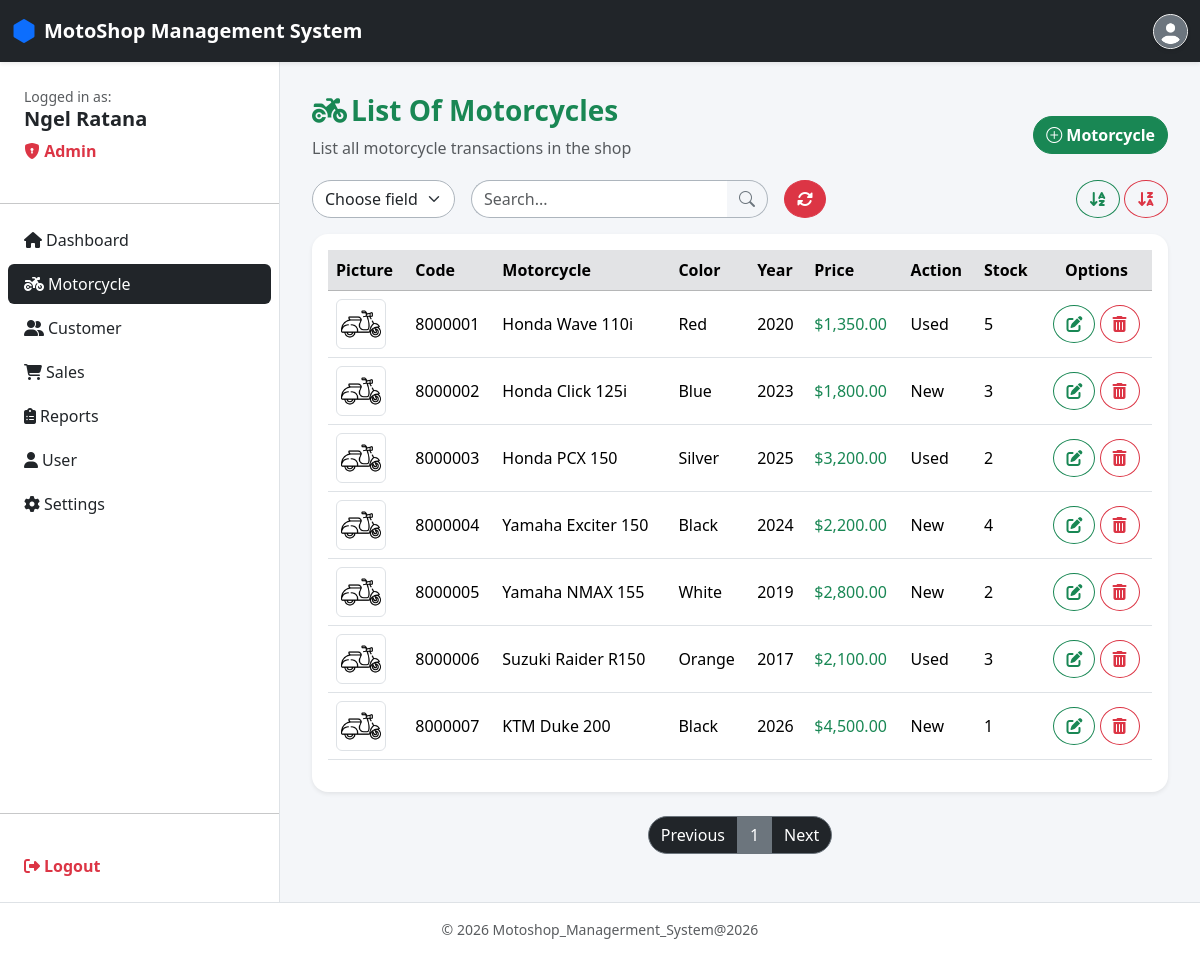
The app's page /motos.php (signed in) with its own data.
### tables this page shows
CREATE TABLE tblModel (
    code_model INT PRIMARY KEY AUTO_INCREMENT,
    braid INT NOT NULL,
    modname VARCHAR(100) NOT NULL,
    color VARCHAR(100) NOT NULL,
    `year` YEAR NOT NULL,
    price DECIMAL(10, 2) NOT NULL,
    act VARCHAR(5) NOT NULL,
    stock INT DEFAULT 0,
    picture VARCHAR(255),
    FOREIGN KEY (braid) REFERENCES tblBrand(braid)
)AUTO_INCREMENT=8000001;

CREATE TABLE tblBrand (
    braid INT PRIMARY KEY AUTO_INCREMENT,
    braname VARCHAR(100) NOT NULL	
);

### motos/list.php (the view, shortened to what this page needs)
<div class="d-flex justify-content-between align-items-center mb-1">
    <div>
        <h3 class="fw-bold text-success"><i class="fa-solid fa-motorcycle me-1"></i>List Of Motorcycles</h3>
        <p class="text-muted">List all motorcycle transactions in the shop</p>
    </div>
    <div>
        <a href="motos\add.php" class="btn btn-success rounded-pill fw-bold"><i class="bi-plus-circle"></i> Motorcycle</a>
    </div>
</div>
<?php
$search = isset($_POST["txtsearch"]) ? $_POST["txtsearch"] : "";
?>
<fieldset>
    <form method="post" class="d-flex justify-content-between mb-3">
        <div class="text-start row g-3 align-items-center">
            <div class="col-auto">
                <select name="txtfield" class="form-select shadow-none border-dark-subtle rounded-pill">
                    <option class="text-secondary">Choose field</option>
                </select>
            </div>
            <div class="col-auto d-flex justify-content-between align-items-center">
                <input type="text" name="txtsearch"
                    value="<?php echo ($search) ?>"
                    class="form-control shadow-none border-dark-subtle rounded-start-pill border-end-0" placeholder="Search...">
                <button type="submit" name="btnsearch" class="btn text-secondary shadow-none border-dark-subtle rounded-end-pill border-start-0">
                    <i class="bi-search"></i>
                </button>
            </div>
            <div class="col-auto">
                <button type="submit" name="btnreset" class="btn btn-danger rounded-circle">
                    <i class="fa-solid fa-rotate"></i>
                </button>
            </div>
        </div>
        <div class="text-end">
            <button type="submit" name="btnasc" class="btn btn-outline-success rounded-circle">
                <i class="fa-solid fa-arrow-down-a-z"></i>
            </button>
            <button type="submit" name="btndesc" class="btn btn-outline-danger rounded-circle">
                <i class="fa-solid fa-arrow-down-z-a"></i>
            </button>
        </div>
    </form>
</fieldset>
<div class="table-responsive bg-white rounded-4 shadow-sm p-3">
    <table id="Table" class="table table-hover align-middle">
        <thead>
            <tr class="table-secondary">
                <th>Picture</th>
                <th>Code</th>
                <th>Motorcycle</th>
                <th>Color</th>
                <th>Year</th>
                <th>Price</th>
                <th>Action</th>
                <th>Stock</th>
                <th class="text-center">Options</th>
            </tr>
        </thead>
        <tbody>
            <?php
            require("db.php");
            $limit = 10;
            $page = isset($_GET['page']) ? (int)$_GET['page'] : 1;
            $start = ($page - 1) * $limit;
            $sql_base = " FROM tblModel m JOIN tblBrand b ON m.braid = b.braid";
            $where = "";
            $total_results = $conn->query("SELECT COUNT(*) as total " . $sql_base . $where)->fetch_assoc()['total'];
            $pages = ceil($total_results / $limit);
            $sql = "SELECT m.code_model, b.braname, m.modname, m.color, m.year, m.price, m.act, m.stock, m.picture " . $sql_base . $where;
            $sql .= " LIMIT $start, $limit";
            $stmt = $conn->prepare($sql);
            $stmt->execute();
            $result = $stmt->get_result();
            while ($row = $result->fetch_assoc()) {
                $picture = !empty($row["picture"]) ? $row["picture"] : "default.png";
                echo "<tr>";
                echo "<td><img src='image/motorcycles/" . $picture . "' alt='" . $row["modname"] . "'
            class='img-thumbnail' style='width: 50px; height: 50px; object-fit: cover;'>
            </td>";
                echo "<td>" . $row["code_model"] . "</td>";
                echo "<td class='fw-medium'>" . $row["braname"] . " " . $row["modname"] . "</td>";
                echo "<td>" . $row["color"] . "</td>";
                echo "<td>" . $row["year"] . "</td>";
                echo "<td class='text-success fw-medium'>$" . number_format($row["price"], 2) . "</td>";
                echo "<td>" . $row["act"] . "</td>";
                echo "<td>" . $row["stock"] . "</td>";
                echo "<td class='text-center'>
            <a href='./motos/edit.php?code_model=" . $row["code_model"] . "' class='btn btn-outline-success rounded-circle'>
            <i class='fa-solid fa-pen-to-square'></i>
            </a>
            <a href='./motos/delete.php?code_model=" . $row["code_model"] . "' class='btn btn-outline-danger rounded-circle' onclick='return confirm(\"Are you sure?\");'>
            <i class='fa-solid fa-trash-can'></i>
            </a>
          </td>";
                echo "</tr>";
            }
            ?>
        </tbody>
    </table>
</div>
<?php include 'layout/Pagination.php'; ?>

### motos.php (shortened to what this page needs)
<!DOCTYPE html>
<html lang="en">
<head>
    <link href="https://cdn.jsdelivr.net/npm/bootstrap@5.3.8/dist/css/bootstrap.min.css" rel="stylesheet">
    <link href="https://cdn.jsdelivr.net/npm/bootstrap-icons@1.11.3/font/bootstrap-icons.min.css" rel="stylesheet">
    <link rel="stylesheet" href="https://cdnjs.cloudflare.com/ajax/libs/font-awesome/6.5.1/css/all.min.css">
    <link rel="stylesheet" href="assets/css/layout.css">
</head>
<body>
    <?php include 'layout/header.php'; ?>
    <div class="main-wrapper">
        <?php include 'layout/sidebar.php'; ?>
        <main class="content-wrapper">
            <?php include 'motos/list.php'; ?>
        </main>
    </div>
    <?php include 'layout/footer.php';?>
</body>
</html>
</html>

### layout/header.php (shortened to what this page needs)
<nav class="navbar navbar-expand-lg navbar-dark bg-dark sticky-top shadow-sm">
    <div class="container-fluid">
        <a class="navbar-brand fw-bold d-flex align-items-center" href="index.php">
            <i class="bi bi-hexagon-fill text-primary me-2 fs-4"></i>
            <span class="brand-text d-none d-md-inline">MotoShop Management System</span>
        </a>
        <div class="ms-auto d-flex align-items-center">
            <div class="dropdown">
                <a href="#" class="d-flex align-items-center text-decoration-none" data-bs-toggle="dropdown">
                    <?php $header_pic = !empty($_SESSION['profile_img']) ? $_SESSION['profile_img'] : 'default.jpg'; ?>
                    <img src="./image/profile/<?php echo $header_pic; ?>" alt="User"
                         class="rounded-circle border border-light shadow-sm" style="width: 35px; height: 35px; object-fit: cover;">
                </a>
            </div>
        </div>
    </div>
</nav>

### layout/sidebar.php
<?php
$currentPage = basename($_SERVER['PHP_SELF'] ?? '');
$linkBaseActive = 'nav-link active bg-dark text-white rounded';
$linkBaseInactive = 'nav-link text-dark rounded hover-bg-secondary';
?>
<aside class="sidebar-wrapper d-flex flex-column" id="sidebar">
    <div class="p-4">
        <small class="text-secondary d-block text-muted">Logged in as:</small>
        <h5 class="fw-bold">
            <?php echo $_SESSION['full_name']; ?>
        </h5>
        <span class="text-danger rounded-pill fw-bold">
            <i class="bi bi-shield-lock-fill"></i>
            <?php echo $_SESSION['role']; ?>
        </span>
    </div>
    <hr>
    <ul class="nav flex-column mb-auto px-2">
        <li class="nav-item fw-medium mb-1">
            <a href="index.php" class="<?php echo ($currentPage === 'index.php') ? $linkBaseActive : $linkBaseInactive; ?>">
                <i class="fa-solid fa-house me-1"></i>Dashboard
            </a>
        </li>
        <li class="nav-item fw-medium mb-1">
            <a href="motos.php" class="<?php echo ($currentPage === 'motos.php') ? $linkBaseActive : $linkBaseInactive; ?>">
                <i class="fa-solid fa-motorcycle me-1"></i>Motorcycle
            </a>
        </li>
        <li class="nav-item fw-medium mb-1">
            <a href="customer.php" class="<?php echo ($currentPage === 'customer.php') ? $linkBaseActive : $linkBaseInactive; ?>">
                <i class="fa-solid fa-user-group me-1"></i>Customer
            </a>
        </li>
        <li class="nav-item fw-medium mb-1">
            <a href="sales.php" class="<?php echo ($currentPage === 'sales.php') ? $linkBaseActive : $linkBaseInactive; ?>">
                <i class="fa-solid fa-cart-shopping me-1"></i>Sales
            </a>
        </li>
        <li class="nav-item fw-medium mb-1">
            <a href="reports.php" class="<?php echo ($currentPage === 'reports.php') ? $linkBaseActive : $linkBaseInactive; ?>">
                <i class="fa-solid fa-clipboard-list me-1"></i>Reports
            </a>
        </li>
        <?php if (isset($_SESSION['role']) && $_SESSION['role'] == 'Admin'): ?>
            <li class="nav-item fw-medium mb-1">
                <a href="user.php" class="<?php echo ($currentPage === 'user.php') ? $linkBaseActive : $linkBaseInactive; ?>">
                    <i class="fa-solid fa-user me-1"></i>User
                </a>
            </li>
        <?php endif; ?>
        <li class="nav-item fw-medium mb-1">
            <a href="settings.php" class="nav-link text-dark rounded hover-bg-secondary">
                <i class="fa-solid fa-gear me-1"></i>Settings
            </a>
        </li>
    </ul>
    <hr>
    <div class="p-4 text-start">
        <a href="logout.php" class="fw-bold text-decoration-none text-danger">
            <i class="fa-solid fa-right-from-bracket me-1"></i>Logout
        </a>
    </div>
</aside>

### layout/pagination.php
<nav aria-label="Page navigation example" class="mt-4 text-center">
    <ul class="pagination justify-content-center pagination-dark">
        <li class="page-item <?php if($page <= 1){ echo 'disabled'; } ?>">
            <a class="page-link bg-dark text-white border-secondary rounded-start-pill" href="<?php if($page > 1){ echo "?page=".($page - 1); } else { echo "#"; } ?>">Previous</a>
        </li>
        <?php for($i = 1; $i <= $pages; $i++): ?>
        <li class="page-item <?php if($page == $i) { echo 'active'; } ?>">
            <a class="page-link <?php if($page == $i) { echo 'bg-secondary text-white'; } else { echo 'bg-dark text-white'; } ?> border-secondary" href="?page=<?= $i; ?>"> <?= $i; ?> </a>
        </li>
        <?php endfor; ?>
        <li class="page-item <?php if($page >= $pages){ echo 'disabled'; } ?>">
            <a class="page-link bg-dark text-white border-secondary rounded-end-pill" href="<?php if($page < $pages){ echo "?page=".($page + 1); } else { echo "#"; } ?>">Next</a>
        </li>
    </ul>
</nav>

### layout/footer.php (shortened to what this page needs)
<footer class="bg-white border-top py-3 mt-auto">
    <div class="container-fluid px-4 text-center">
        <div class="align-items-center">
            <div class="text-muted small">
                &copy; <?php echo date("Y"); ?> Motoshop_Managerment_System@2026
            </div>
        </div>
    </div>
</footer>

### assets/css/layout.css (style rules this page uses)
body { min-height: 100vh; display: flex; flex-direction: column; background-color: #f4f6f9; }
.main-wrapper { flex: 1; display: flex; overflow: hidden; }
.sidebar-wrapper { width: 280px; background-color: #fff; border-right: 1px solid #dee2e6; transition: all 0.3s; min-height: 100%; overflow-y: auto; }
.content-wrapper { flex: 1; padding: 2rem; overflow-y: auto; }

### records on screen
tblmodel: code_model "8000001", braid.braname "Honda", modname "Wave 110i", color "Red", year "2020", price "1,350.00", act "Used", stock "5"
tblmodel: code_model "8000002", braid.braname "Honda", modname "Click 125i", color "Blue", year "2023", price "1,800.00", act "New", stock "3"
tblmodel: code_model "8000003", braid.braname "Honda", modname "PCX 150", color "Silver", year "2025", price "3,200.00", act "Used", stock "2"
tblmodel: code_model "8000004", braid.braname "Yamaha", modname "Exciter 150", color "Black", year "2024", price "2,200.00", act "New", stock "4"
tblmodel: code_model "8000005", braid.braname "Yamaha", modname "NMAX 155", color "White", year "2019", price "2,800.00", act "New", stock "2"
tblmodel: code_model "8000006", braid.braname "Suzuki", modname "Raider R150", color "Orange", year "2017", price "2,100.00", act "Used", stock "3"
tblmodel: code_model "8000007", braid.braname "KTM", modname "Duke 200", color "Black", year "2026", price "4,500.00", act "New", stock "1"

### other values on screen
$_SESSION['full_name'] "Ngel Ratana"
$_SESSION['role'] "Admin"
